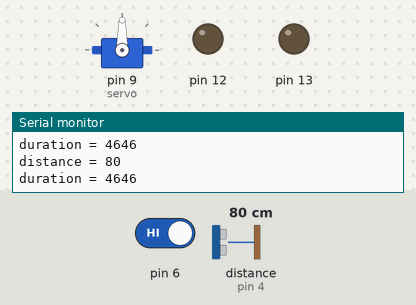
Bench run of a sketch on a simulated Arduino Uno, built with avr-gcc and run on an emulated ATmega328P. On the bench: servo, output pins drawn as LEDs (lit = HIGH), the last lines printed to the serial monitor. Wiring (inferred from the names in the program): ultrasonic range finder: trigger pin 3; echo pin 4. Inputs (shaded band) come from the test bench; at power-on: distance to the obstacle (sensor on pin 4) 80 cm, pin 6 HIGH. The echo pulse lasts 58.3 µs per cm; pins used as bus, display or sensor lines are not drawn.

Above: at 1.2 s.
1.3 s: distance to the obstacle (sensor on pin 4) set to 12 cm
4.3 s: distance to the obstacle (sensor on pin 4) set to 9 cm
At 5.5 s:
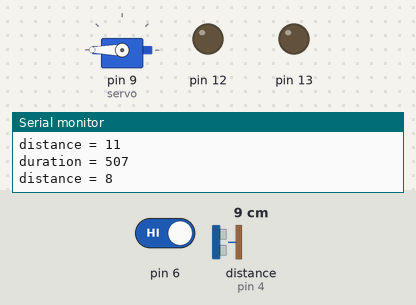
5.8 s: pin 6 driven LOW
At 8.0 s:
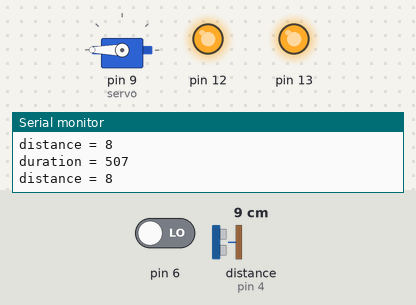
8.8 s: pin 6 driven HIGH
At 11.4 s:
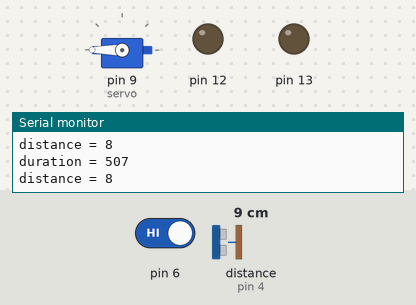
11.8 s: distance to the obstacle (sensor on pin 4) set to 299 cm
At 13.7 s:
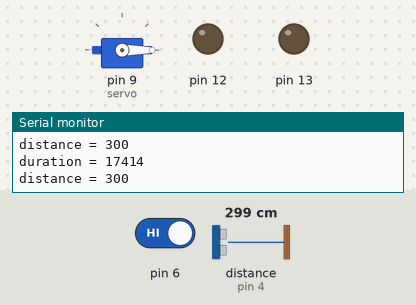
14.8 s: distance to the obstacle (sensor on pin 4) set to 2 cm
At 16.2 s:
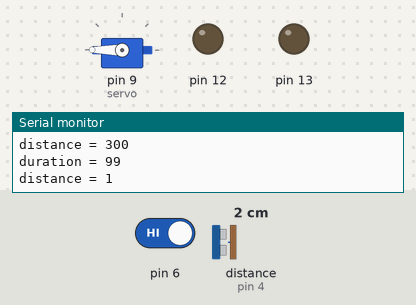
Timing chart, 0 to 17.3 s (numbered marks = the images above; inputs shaded):
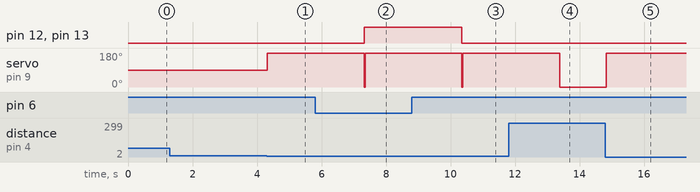

Measured:
- the behaviour switches between 11 and 10 cm on distance to the obstacle (sensor on pin 4) (found by bisection; images 0 and 1)
- after the input at 4.3 s, servo on pin 9 (servo): 90° → 180° at once
- after the input at 5.8 s, pin 12, pin 13: LOW → HIGH after 1.5 s
- after the input at 8.8 s, pin 12, pin 13: HIGH → LOW after 1.6 s
- after the input at 11.8 s, servo on pin 9 (servo): goes on until 13.4 s, then stays 0°
- after the input at 14.8 s, servo on pin 9 (servo): 0° → 180° at once

The sketch:

Blink.ino
```cpp
#include <Servo.h>
Servo myservo;

int trig = 3; // 초음파 센서 send
int echo = 4; // 초음파 센서 get
int servo = 9; // 서브모터

void setup()
{
  Serial.begin(9600);
  //초음파센서
  pinMode(trig, OUTPUT);
  pinMode(echo, INPUT);
  //서브모터
  myservo.attach(servo);
  //적외선센서
  pinMode(6, INPUT);
  pinMode(12, OUTPUT);
  pinMode(13, OUTPUT);
}

void loop(){
  //초음파센서, 서브모터
  long duration, distance;

//  digitalWrite(echo, LOW);
//  digitalWrite(trig, LOW);
//  delayMicroseconds(2);
  digitalWrite(trig, HIGH);
  delayMicroseconds(10);
  digitalWrite(trig, LOW);

  duration = pulseIn(echo, HIGH);

  Serial.print("duration = ");
  Serial.println(duration);

  distance = duration/29/2;

  Serial.print("distance = ");
  Serial.println(distance);

// 쓰레기통 열기
  if(distance < 10)
  {
    myservo.write(180);
    delay(3000);
     myservo.write(0);
  }
//  else {
//
//  }


  //적외선센서
  int val = digitalRead(6);
//  Serial.print(val);

  if (val== 0 )
  {
    digitalWrite(13,HIGH);
    digitalWrite(12,HIGH);
  }
  else
  {
    digitalWrite(13,LOW);
    digitalWrite(12,LOW);
  }
  delay(30);
}
```
